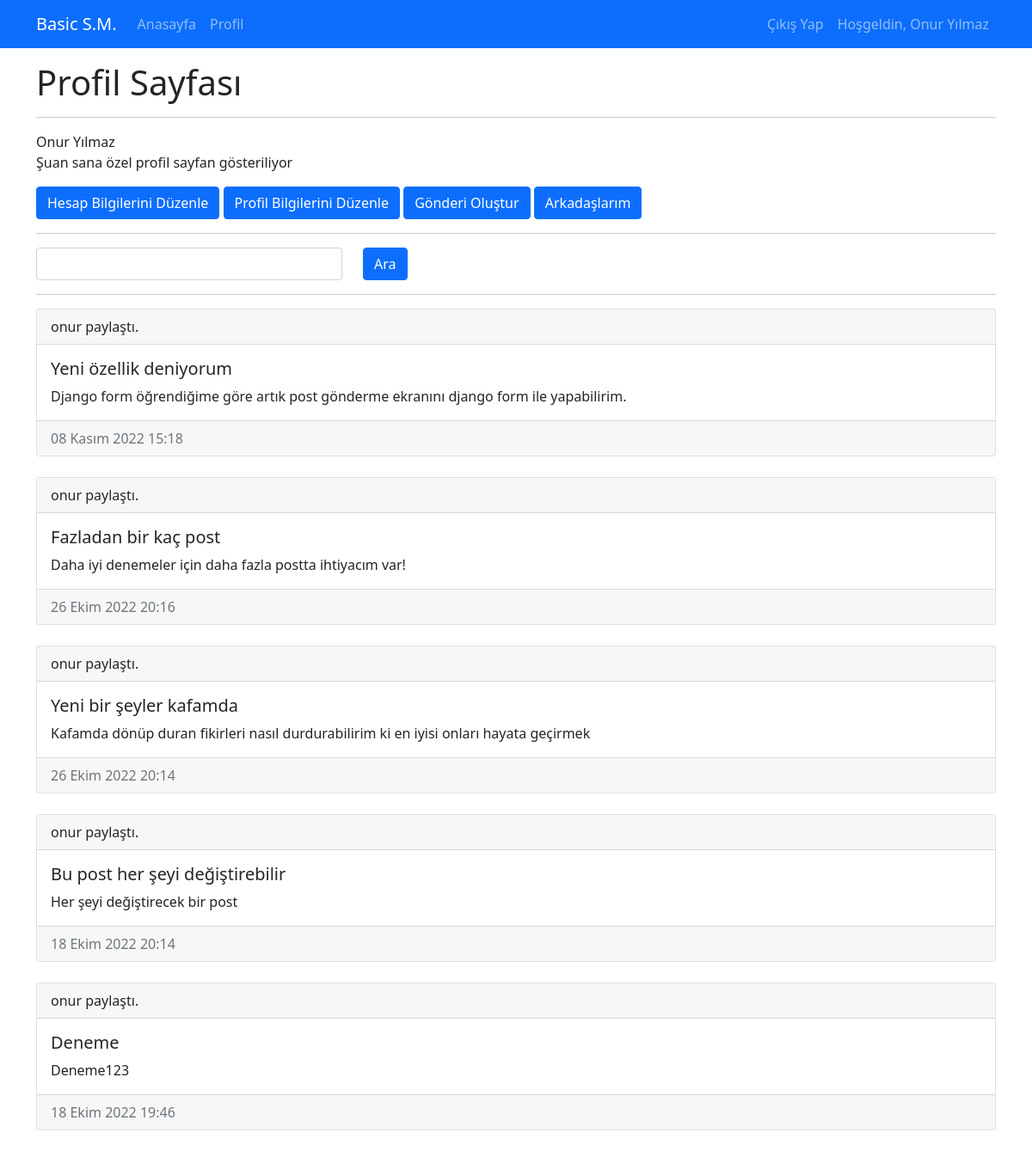
The app's page /profile (signed in), older data.
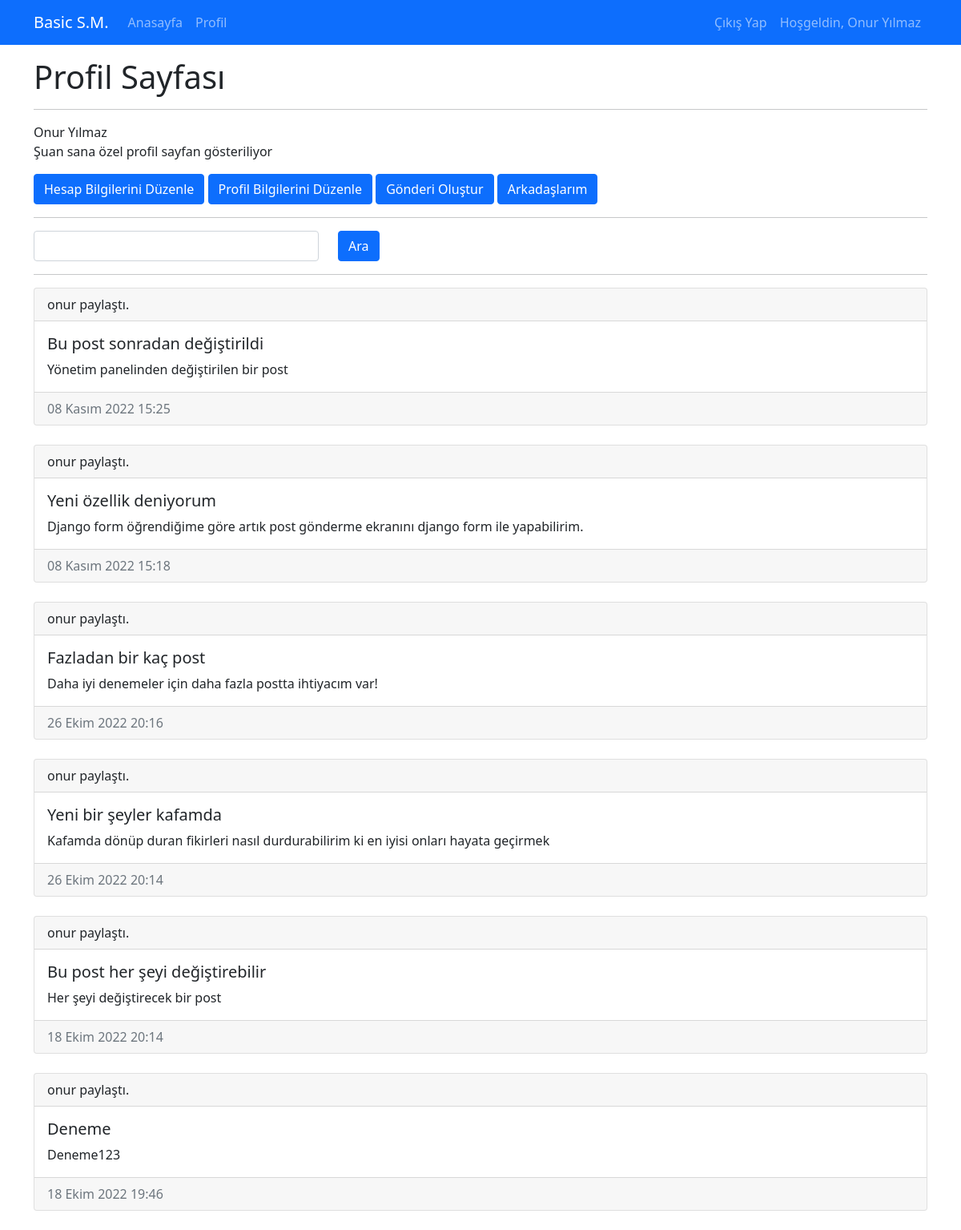
The same page, newer data.
### feed/models.py (models this page shows, shortened)
class UserPost(models.Model):
    title = models.CharField(max_length=150)
    post_text = models.TextField()
    post_date = models.DateTimeField(default=timezone.now)
    owner = models.ForeignKey(User, on_delete=models.CASCADE)

### userprofile/views.py (the view)
# urls.py: path("profile", views.user_profile, name="profile"),
@login_required(login_url='/login')
def user_profile(request):
    template = "userprofile/profile.html"
    if 'q' in request.GET and request.GET.get('q'):
        q = request.GET['q']
        all_post = UserPost.objects.filter(
            Q(owner=request.user) &
            (Q(title__contains=q) | Q(post_text__contains=q))
        ).order_by('-post_date')
    else:
        all_post = UserPost.objects.filter(owner=request.user).order_by('-post_date')
    context = {
        "all_post" : all_post
    }
    return render(request, template, context)

### userprofile/templates/userprofile/profile.html (shortened to what this page needs)
{% extends 'base.html' %}
{% load static %}
{% block css_files %}
    <link rel="stylesheet" href="{% static 'userprofile/css/style.css' %}">
{% endblock %}
{% block content %}
    <div class="container mt-3">
        <div class="row">
            <div class="col-12">
                <h1>Profil Sayfası</h1>
                <hr>
                    {{user.get_full_name}} <p>Şuan sana özel profil sayfan gösteriliyor</p>
                    <a class="btn btn-primary" href="{% url 'account_edit' %}" role="button">Hesap Bilgilerini Düzenle</a>
                    <a class="btn btn-primary" href="{% url 'profile_edit' %}" role="button">Profil Bilgilerini Düzenle</a>
                    <a class="btn btn-primary" href="{% url 'add_post' %}" role="button">Gönderi Oluştur</a>
                    <a class="btn btn-primary" href="{% url 'friends_list' %}" role="button">Arkadaşlarım</a>
                    <hr>
                        <form action="" method="GET">
                            <div class="row">
                                <div class="col-4">
                                    <input type="text" class="form-control" name="q">
                                </div>
                                <div class="col">
                                    <button type="submit" class="btn btn-primary">Ara</button>
                                </div>
                            </div>
                        </form>
                    <hr>
                    {% include 'feed/partials/_get_post.html' %}
            </div>
        </div>
    </div>
{% endblock %}

### templates/base.html (shortened to what this page needs)
{% load static %}
<!DOCTYPE html>
<html lang="tr">
<head>
    <link rel="stylesheet" href="{% static 'css/bootstrap.min.css' %}">
    <link rel="stylesheet" href="{% static 'css/base.css' %}">
    {% block css_files %} {% endblock %}
</head>
<body>
    {% include 'partials/_navbar.html' %}
    {% block content %} {% endblock %}
</body>
</html>

### templates/partials/_navbar.html (shortened to what this page needs)
<nav class="navbar navbar-dark bg-primary navbar-expand-lg">
    <div class="container">
        <a class="navbar-brand" href="{% url 'home' %}">Basic S.M.</a>
        <ul class="navbar-nav me-auto">
            <li class="nav-item">
                <a class="nav-link" href="{% url 'home' %}">Anasayfa</a>
            </li>
            <li class="nav-item">
                <a class="nav-link" href="{% url 'profile' %}">Profil</a>
            </li>
        </ul>
        <ul class="navbar-nav ms-auto">
            {% if user.is_authenticated %}
                <li class="nav-item">
                    <a class="nav-link" href="{% url 'logout' %}">Çıkış Yap</a>
                </li>
                <li class="nav-item">
                    <a class="nav-link" href="">Hoşgeldin, {{ user.get_full_name|title }} </a>
                </li>
            {% endif %}
        </ul>
    </div>
</nav>

### feed/templates/feed/partials/_get_post.html
{% if all_post|length > 0 %}
    {% for post in all_post%}
    <div class="card">
        <div class="card-header">
            {{post.owner.username}} paylaştı.
        </div>
        <div class="card-body">
            <h5 class="card-title">{{post.title}}</h5>
            <p class="card-text">{{post.post_text}}</p>
        </div>
        <div class="card-footer text-muted">
            {{post.post_date}}
        </div>
    </div>
    <br>
    {% endfor %}
{% endif %}

Row changes from the older to the newer data that the page shows:
added UserPost: owner.username "onur", title "Bu post sonradan değiştirildi", post_text "Yönetim panelinden değiştirilen bir post", post_date "08 Kasım 2022 15:25"
